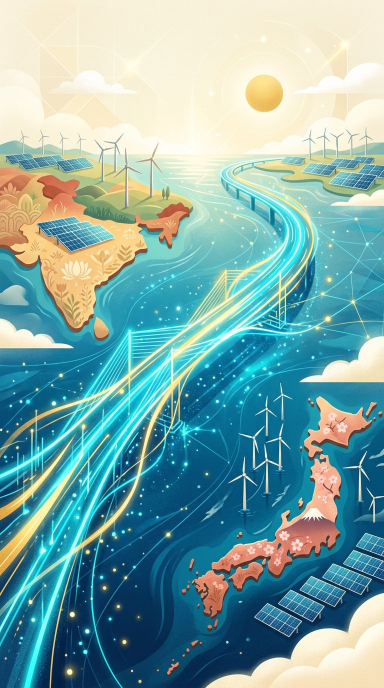
#> input picture projects/india_japan_jcm/scene_01_climate_bridge.jpg, 768 x 1376 px, found by its file name (shown at 1/2 size)
$ python build_frames.py
#> lines starting #> are read from the running program, lines starting #| are printed output that depends on the picture
from pathlib import Path
from PIL import Image, ImageDraw, ImageFont, ImageOps

ROOT = Path('/home/user/india_japan_jcm_short')
W, H = 1080, 1920
FONT = '/usr/share/fonts/truetype/dejavu/DejaVuSans-Bold.ttf'

scenes = [
    ('scene_01_climate_bridge.jpg', 'INDIA-JAPAN JCM', 'CREDIT KISE MILEGA?', 'Kya ek emission cut do baar count ho sakta hai?', ''),
    ('scene_02_timeline.jpg', 'THE MECHANISM', 'ARTICLE 6.2', 'Investment + clean technology + verified cuts', 'PIB · MoC 2025'),
    ('scene_03_clean_project.jpg', 'HOW A CREDIT STARTS', 'REFERENCE - PROJECT', 'A conservative baseline meets real project data', 'MoEFCC · Rules of Implementation'),
    ('scene_04_emission_baseline.jpg', 'BEFORE CREDIT', 'VERIFY BEFORE YOU TRADE', 'Joint Committee + third-party verification', 'MoEFCC · Rules of Implementation'),
    ('scene_05_verification_registry.jpg', 'THE ACCOUNTING GUARDRAIL', 'NO DOUBLE COUNTING', 'Two registries. Corresponding adjustments.', 'MoEFCC · Rules of Implementation'),
    ('scene_06_climate_question.jpg', 'THE BIG QUESTION', 'REAL PROJECTS. REAL DATA.', 'Climate finance or carbon accounting risk?', ''),
]

def font(size): return ImageFont.truetype(FONT, size)
def wrap(draw, text, fnt, max_width):
    words = text.split()
    lines=[]; cur=''
    for word in words:
        test=(cur+' '+word).strip()
        if draw.textbbox((0,0),test,font=fnt)[2] <= max_width or not cur:
            cur=test
        else:
            lines.append(cur); cur=word
    if cur: lines.append(cur)
    return lines

def draw_text_block(draw, xy, text, fnt, fill, max_width, spacing=8, stroke=0, stroke_fill=None):
    x,y=xy; lines=wrap(draw,text,fnt,max_width)
    draw.multiline_text((x,y),'\n'.join(lines),font=fnt,fill=fill,spacing=spacing,stroke_width=stroke,stroke_fill=stroke_fill)
    bbox=draw.multiline_textbbox((x,y),'\n'.join(lines),font=fnt,spacing=spacing,stroke_width=stroke)
    return bbox

for i,(img,kicker,headline,sub,source) in enumerate(scenes,1):
    base=Image.open(ROOT/img).convert('RGB')
#> base is the input picture: PIL image 768x1376 RGB; mean R, G, B 126.3, 169.4, 168.2
    base=ImageOps.fit(base,(W,H),method=Image.Resampling.LANCZOS,centering=(0.5,0.5))
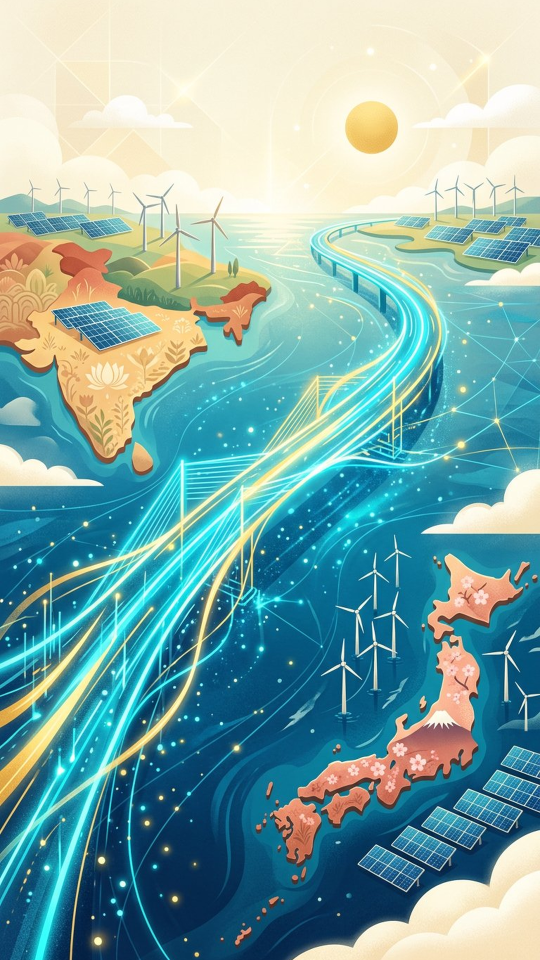
#> base: PIL image 1080x1920 RGB (shown at 1/2 size); mean R, G, B 125.9, 169.3, 168
    canvas=base.convert('RGBA')
    shade=Image.new('RGBA',(W,H),(0,0,0,0)); d=ImageDraw.Draw(shade)
#> after `shade = Image.new('RGBA', (W, H), (0, 0, 0, 0))`: shade: PIL image 1080x1920 RGBA; every value is 0
    d.rectangle((0,0,W,220),fill=(16,26,58,75))
    d.rectangle((0,930,W,H),fill=(16,26,58,215))
    canvas=Image.alpha_composite(canvas,shade)
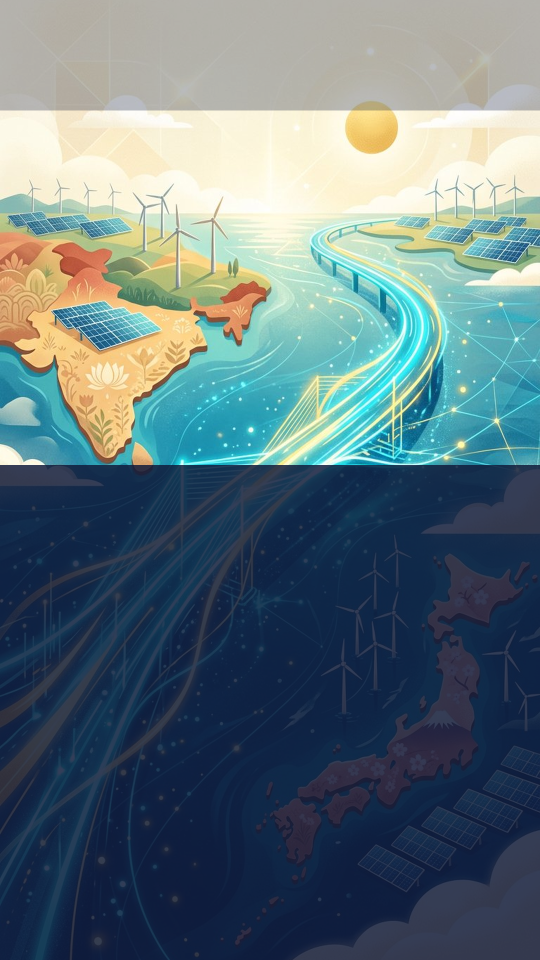
#> canvas: PIL image 1080x1920 RGBA (shown at 1/2 size); mean R, G, B, A 96.4, 116.8, 124.3, 255
    d=ImageDraw.Draw(canvas)
    white=(255,255,255,255); gold=(255,211,91,255); cyan=(227,250,255,255); indigo=(16,26,58,255)
    # brand and scene number
    d.text((76,68),'BENAQAAB INDIA',font=font(28),fill=white,stroke_width=1,stroke_fill=(16,26,58,140))
    no=f'{i:02d} / 06'; bb=d.textbbox((0,0),no,font=font(25)); d.text((1004-(bb[2]-bb[0]),70),no,font=font(25),fill=white,stroke_width=1,stroke_fill=(16,26,58,140))
#> after `bb = d.textbbox((0, 0), no, font=font(25))`: bb = (0, 6, 96, 27)
    # bottom text stack
    d.rectangle((76,1094,110,1100),fill=(16,191,232,255))
    d.text((124,1078),kicker,font=font(27),fill=gold)
    draw_text_block(d,(76,1170),headline,font(72),white,940,spacing=8,stroke=1,stroke_fill=(16,26,58,110))
    draw_text_block(d,(76,1375),sub,font(37),cyan,900,spacing=7,stroke=1,stroke_fill=(16,26,58,110))
    if source:
        d.rounded_rectangle((68,1548,1012,1638),radius=7,fill=(16,26,58,190),outline=(240,173,36,255),width=3)
        draw_text_block(d,(88,1570),source,font(23),white,880,spacing=5)
    # illustrative-label pill
    label='AI ILLUSTRATIVE VISUAL'; bb=d.textbbox((0,0),label,font=font(17)); x=1000-(bb[2]-bb[0]+20)
#> after `bb = d.textbbox((0, 0), label, font=font(17))`: bb = (0, 4, 233, 16)
#> after `x = 1000 - (bb[2] - bb[0] + 20)`: x = 747
    d.rounded_rectangle((x,1818,1000,1875),radius=4,fill=(16,26,58,195)); d.text((x+10,1831),label,font=font(17),fill=white)
    out=ROOT/f'render_frame_{i:02d}.jpg'
    canvas.convert('RGB').save(out,quality=94,optimize=True)
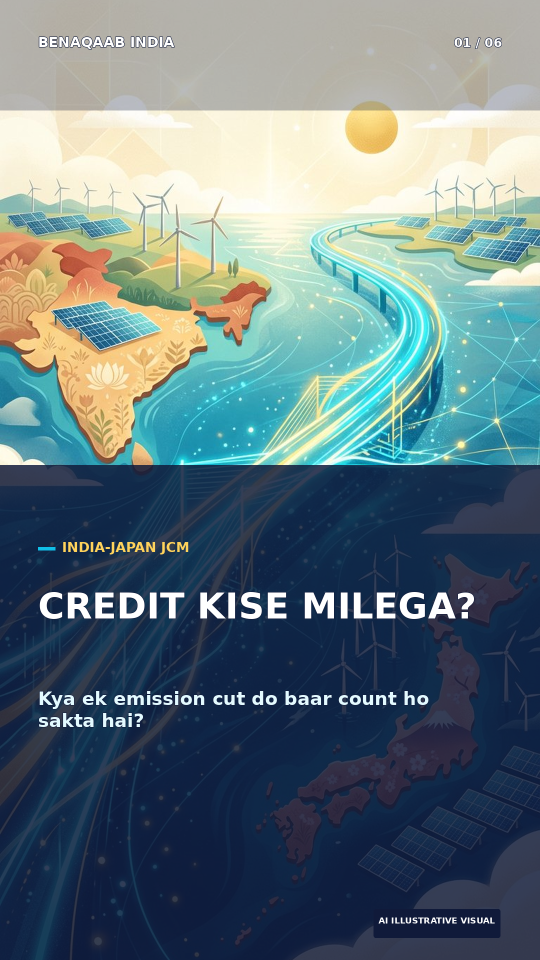
#> saved as render_frame_01.jpg: PIL image 1080x1920 RGB (shown at 1/2 size); mean R, G, B 100, 120.2, 127.1
    print(out)
#> pass 2 of the loop `for i,(img,kicker,headline,sub,source) in enumerate(scenes,1):`:
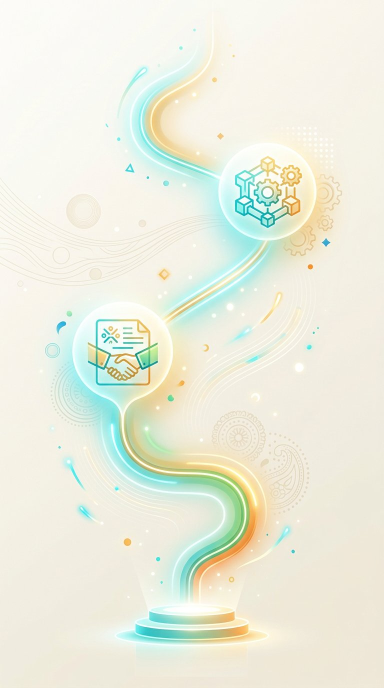
#> input picture projects/india_japan_jcm/scene_02_timeline.jpg, 768 x 1376 px, found by its file name (shown at 1/2 size)
#> base is the input picture: PIL image 768x1376 RGB; mean R, G, B 235.7, 237.9, 222.9
#> base: PIL image 1080x1920 RGB
#> `canvas=Image.alpha_composite(canvas,shade)`:
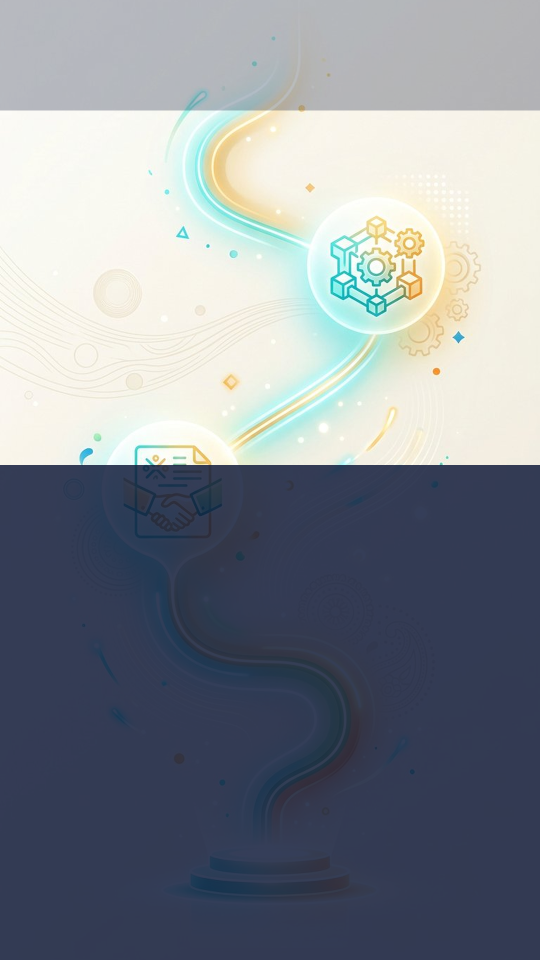
#> canvas: PIL image 1080x1920 RGBA (shown at 1/2 size); mean R, G, B, A 134.1, 140.2, 148.3, 255
#> `bb = d.textbbox((0, 0), no, font=font(25))`: bb = (0, 6, 96, 27)
#> `bb = d.textbbox((0, 0), label, font=font(17))`: bb = (0, 4, 233, 16)
#> `canvas.convert('RGB').save(out,quality=94,optimize=True)`:
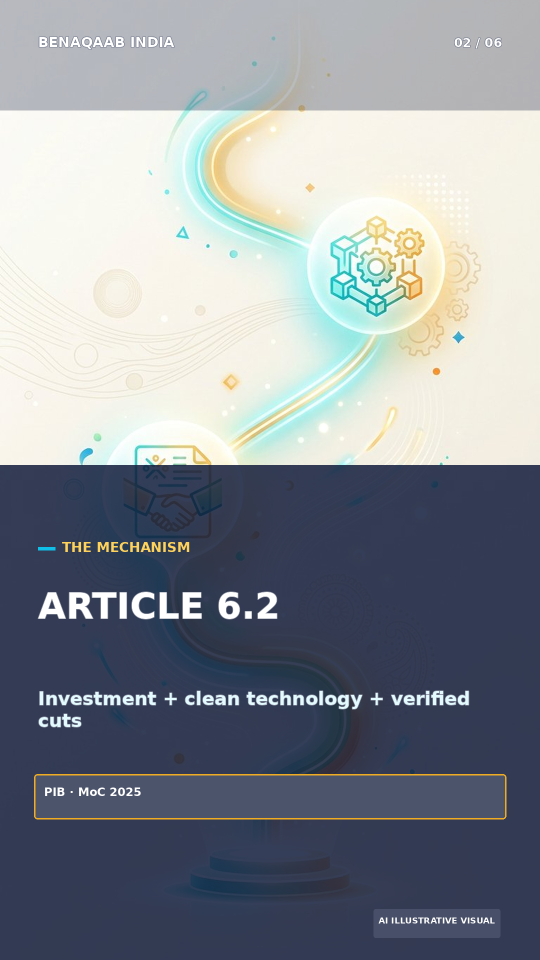
#> canvas: PIL image 1080x1920 RGBA (shown at 1/2 size); mean R, G, B, A 135.5, 141.5, 149, 251.6; transparent parts drawn white
#> pass 3 of the loop `for i,(img,kicker,headline,sub,source) in enumerate(scenes,1):`:
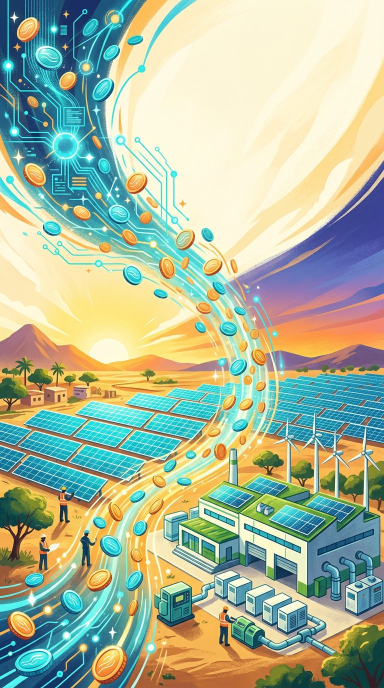
#> input picture projects/india_japan_jcm/scene_03_clean_project.jpg, 768 x 1376 px, found by its file name (shown at 1/2 size)
#> base is the input picture: PIL image 768x1376 RGB; mean R, G, B 170.4, 183.5, 156.8
#> base: PIL image 1080x1920 RGB
#> `canvas=Image.alpha_composite(canvas,shade)`:
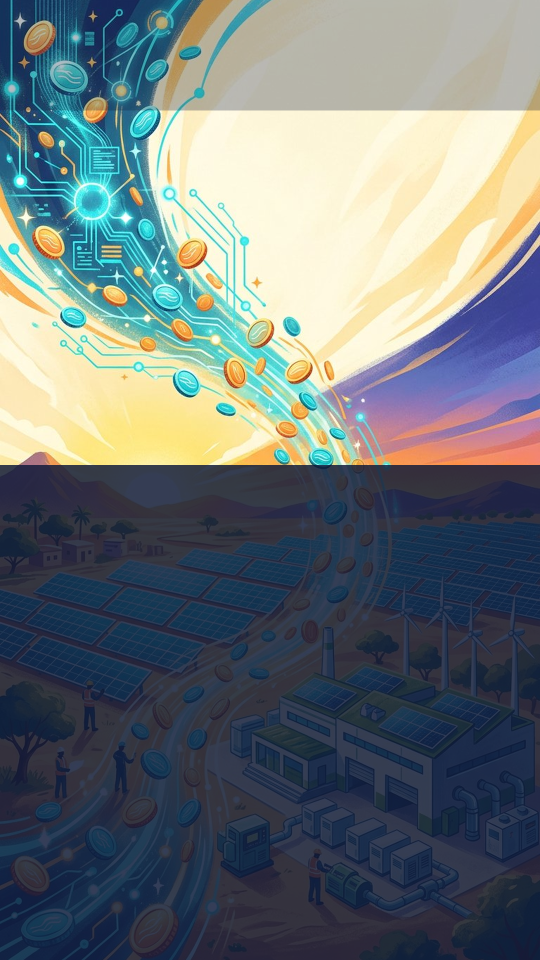
#> canvas: PIL image 1080x1920 RGBA (shown at 1/2 size); mean R, G, B, A 107, 117.1, 120.6, 255
#> `bb = d.textbbox((0, 0), no, font=font(25))`: bb = (0, 6, 96, 27)
#> `bb = d.textbbox((0, 0), label, font=font(17))`: bb = (0, 4, 233, 16)
#> `canvas.convert('RGB').save(out,quality=94,optimize=True)`:
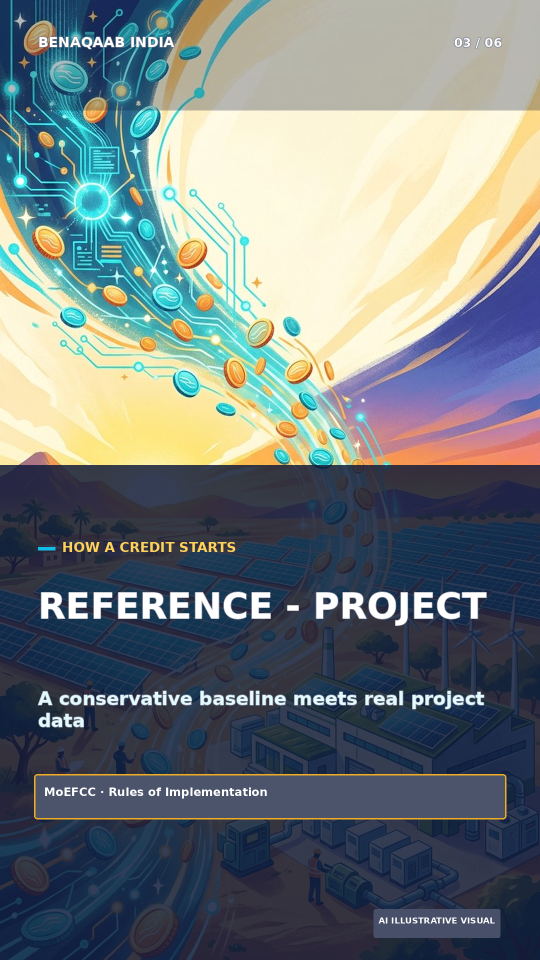
#> canvas: PIL image 1080x1920 RGBA (shown at 1/2 size); mean R, G, B, A 111, 120.5, 123.5, 251.5; transparent parts drawn white
#> the loop made 6 passes; the first 3 are shown
